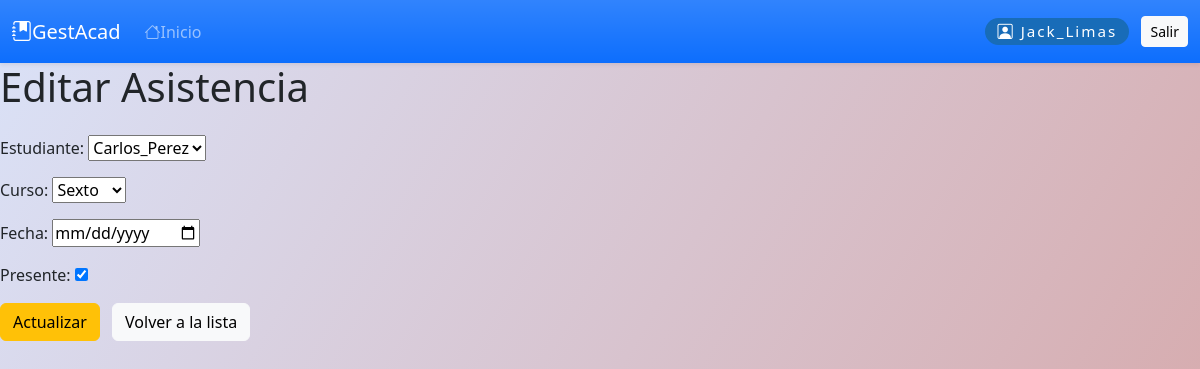
The app's page /asistencia/asistencia/editar/2/ (signed in) with its own data.
### asistencia/models.py (models this page shows, shortened)
class RegistroAsistencia(models.Model):
    estudiante = models.ForeignKey(User, on_delete=models.CASCADE, limit_choices_to={'groups__name': 'Estudiante'})
    curso = models.ForeignKey(Curso, on_delete=models.CASCADE)
    fecha = models.DateField()
    presente = models.BooleanField(default=False)
    class Meta:
        unique_together = ('estudiante', 'curso', 'fecha')

### asistencia/views.py (the view)
# urls.py: path('asistencia/editar/<int:registro_id>/', views.editar_asistencia, name='editar_asistencia'),
@profesor_requiere
def editar_asistencia(request, registro_id):
    registro = get_object_or_404(RegistroAsistencia, pk=registro_id)
    if request.method == 'POST':
        form = RegistroAsistenciaForm(request.POST, instance=registro)
        if form.is_valid():
            form.save()
            return redirect('asistencia:listar_asistencia')
    else:
        form = RegistroAsistenciaForm(instance=registro)
    return render(request, 'asistencia/editar_asistencia.html', {'form': form})

### asistencia/forms.py
class RegistroAsistenciaForm(forms.ModelForm):
    class Meta:
        model = RegistroAsistencia
        fields = ['estudiante', 'curso', 'fecha', 'presente']
        widgets = {
            'fecha': forms.DateInput(attrs={'type': 'date'}),
        }

### cursos/models.py (called while the page is built)
    def __str__(self):
        return self.nombre

### asistencia/templates/asistencia/editar_asistencia.html (shortened to what this page needs)
{% extends "base.html" %}
{% block content %}
<div class="content-box">
    <h1 class="welcome mb-4">Editar Asistencia</h1>
    <form method="post">
        {{ form.as_p }}
        <button type="submit" class="btn btn-warning">Actualizar</button>
        <a href="{% url 'asistencia:listar_asistencia' %}" class="btn btn-light ms-2">Volver a la lista</a>
    </form>
</div>
{% endblock %}

### templates/base.html (shortened to what this page needs)
<!DOCTYPE html>
<html lang="es">
<head>
    <link href="https://cdn.jsdelivr.net/npm/bootstrap@5.3.2/dist/css/bootstrap.min.css" rel="stylesheet">
    <link href="https://cdn.jsdelivr.net/npm/bootstrap-icons@1.10.5/font/bootstrap-icons.css" rel="stylesheet">
</head>
<body>
<nav class="navbar navbar-expand-lg navbar-dark bg-gradient bg-primary shadow-sm">
  <div class="container-fluid">
    <a class="navbar-brand d-flex align-items-center" href="{% url 'dashboard:dashboard' %}">
        <i class="bi bi-journal-bookmark-fill"></i> GestAcad
    </a>
    <div class="collapse navbar-collapse" id="navbarSupportedContent">
      <ul class="navbar-nav me-auto mb-2 mb-lg-0">
        {% if rol == 'admin' %}
          <li class="nav-item"><a class="nav-link" href="{% url 'dashboard:dashboard' %}"><i class="bi bi-house-fill"></i>Dashboard</a></li>
          <li class="nav-item"><a class="nav-link" href="{% url 'usuarios:perfil' %}"><i class="bi bi-person-badge-fill"></i>Usuarios</a></li>
          <li class="nav-item"><a class="nav-link" href="{% url 'cursos:listar_cursos' %}"><i class="bi bi-easel2-fill"></i>Cursos</a></li>
          <li class="nav-item"><a class="nav-link" href="{% url 'cursos:listar_materias' %}"><i class="bi bi-journals"></i>Materias</a></li>
          <li class="nav-item"><a class="nav-link" href="{% url 'calificaciones:listar_calificaciones' %}"><i class="bi bi-award-fill"></i>Calificaciones</a></li>
          <li class="nav-item"><a class="nav-link" href="{% url 'asistencia:listar_asistencia' %}"><i class="bi bi-calendar-check-fill"></i>Asistencias</a></li>
        {% else %}
          <li class="nav-item"><a class="nav-link" href="{% url 'home' %}"><i class="bi bi-house"></i>Inicio</a></li>
        {% endif %}
      </ul>
      {% if user.is_authenticated %}
      <span class="navbar-text d-flex align-items-center">
        <span class="perfil-chip"><i class="bi bi-person-square"></i> {{ user.username }}</span>
        <form action="{% url 'usuarios:logout' %}" method="post" style="display:inline;">
            <button type="submit" class="btn btn-light btn-sm">Salir</button>
        </form>
      </span>
      {% endif %}
    </div>
  </div>
</nav>
{% block content %}{% endblock %}
</body>
</html>

### templates/base.html (style rules this page uses)
body { background: linear-gradient(120deg, #dae2f8 0%, #d6a4a4 100%); min-height: 100vh; margin: 0; }
.navbar { position: sticky; top: 0; z-index: 1000; }
.perfil-chip { background: #186cb8; color: #fff; border-radius: 1em; padding: 0.13em 0.8em 0.13em 0.8em; font-size: 0.95em; margin-right: 0.8em; letter-spacing: 0.13em; }

### records on screen
RegistroAsistencia: estudiante "Carlos_Perez", curso "Sexto", presente "☑"

### other values on screen
{{ user.username }} "Jack_Limas"
